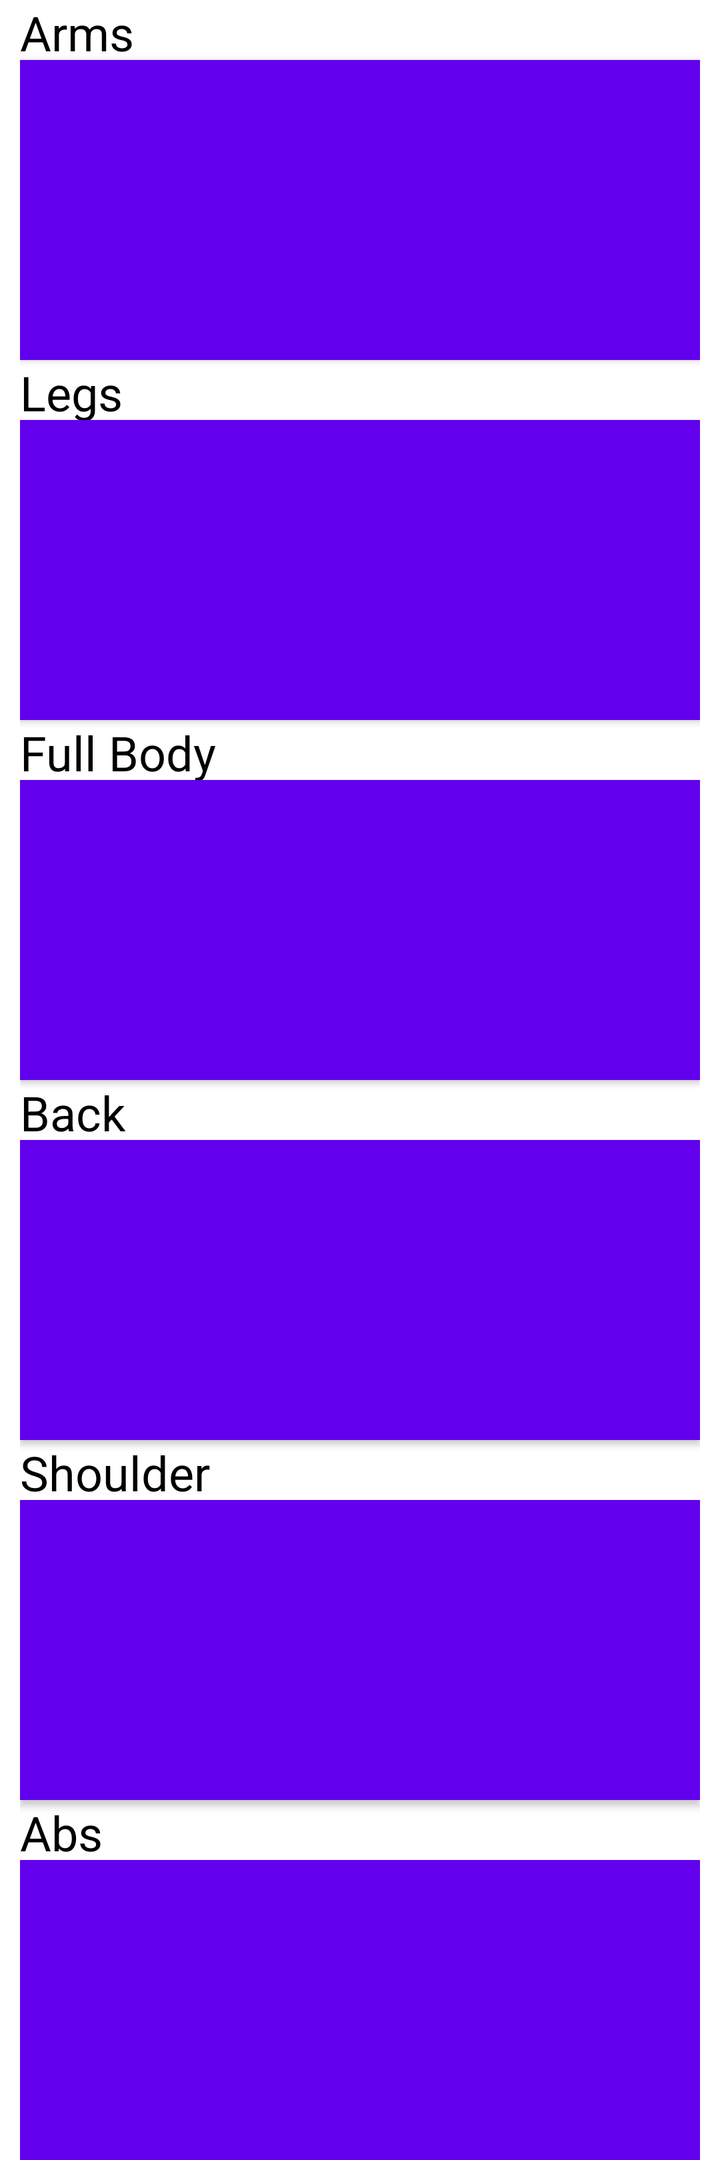
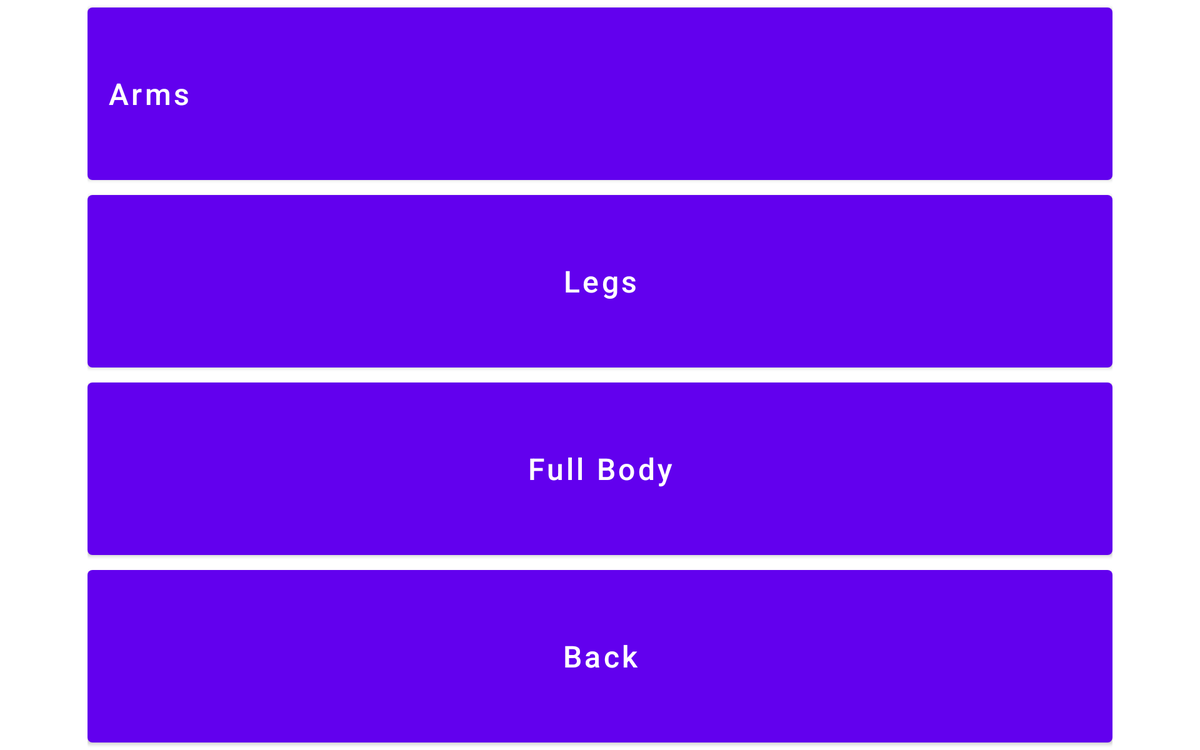

One screen, two layout resources from the same app: the default and the repository's alternative for another configuration. Each is rendered where Android would select it; the XML of both is given below.
<!-- AndroidManifest.xml: application theme AppTheme -->
<!-- res/layout/content_scrolling_workouts.xml -->
<?xml version="1.0" encoding="utf-8"?>
<androidx.core.widget.NestedScrollView
    xmlns:android="http://schemas.android.com/apk/res/android"
    xmlns:app="http://schemas.android.com/apk/res-auto"
    xmlns:tools="http://schemas.android.com/tools"
    android:layout_width="match_parent"
    android:layout_height="match_parent"
    app:layout_behavior="@string/appbar_scrolling_view_behavior"
    tools:context=".workouts"
    tools:showIn="@layout/activity_workouts">

        <LinearLayout
            android:layout_width="match_parent"
            android:layout_height="wrap_content"
            android:gravity="center"
            android:orientation="vertical"
            android:paddingStart="10dp"
            android:paddingEnd="10dp"
            android:layout_weight="1">

            <TextView
                android:layout_width="match_parent"
                android:layout_height="30dp"
                android:textSize="24sp"
                android:textAllCaps="false"
                android:text="@string/workouts_arms"
                android:textColor="@color/colorText"/>

            <Button
                android:id="@+id/workoutArmsButton"
                android:layout_width="match_parent"
                android:layout_height="150dp"
                android:contentDescription="@string/workouts_arms"
                android:selectAllOnFocus="false"
                android:background="@drawable/armbanner" />

            <TextView
                android:layout_width="match_parent"
                android:layout_height="30dp"
                android:textSize="24sp"
                android:textAllCaps="false"
                android:text="@string/workouts_legs"
                android:textColor="@color/colorText"/>

            <Button
                android:id="@+id/workoutLegsButton"
                android:layout_width="match_parent"
                android:layout_height="150dp"
                android:contentDescription="@string/workouts_legs"
                android:selectAllOnFocus="false"
                android:background="@drawable/legsbanner"/>

            <TextView
                android:layout_width="match_parent"
                android:layout_height="30dp"
                android:textSize="24sp"
                android:textAllCaps="false"
                android:text="@string/workouts_body"
                android:textColor="@color/colorText"/>

            <Button
                android:id="@+id/workoutBodyButton"
                android:layout_width="match_parent"
                android:layout_height="150dp"
                android:contentDescription="@string/workouts_body"
                android:selectAllOnFocus="false"
                android:background="@drawable/bodybanner" />

            <TextView
                android:layout_width="match_parent"
                android:layout_height="30dp"
                android:textSize="24sp"
                android:textAllCaps="false"
                android:text="@string/workouts_back"
                android:textColor="@color/colorText"/>

            <Button
                android:id="@+id/workoutBackButton"
                android:layout_width="match_parent"
                android:layout_height="150dp"
                android:contentDescription="@string/workouts_back"
                android:selectAllOnFocus="false"
                android:background="@drawable/backbanner" />

            <TextView
                android:layout_width="match_parent"
                android:layout_height="30dp"
                android:textSize="24sp"
                android:textAllCaps="false"
                android:text="@string/workouts_shoulder"
                android:textColor="@color/colorText"/>

            <Button
                android:id="@+id/workoutShoulderButton"
                android:layout_width="match_parent"
                android:layout_height="150dp"
                android:contentDescription="@string/workouts_shoulder"
                android:background="@drawable/shouldersbanner" />

            <TextView
                android:layout_width="match_parent"
                android:layout_height="30dp"
                android:textSize="24sp"
                android:textAllCaps="false"
                android:text="@string/workouts_abs"
                android:textColor="@color/colorText"/>

            <Button
                android:id="@+id/workoutAbsButton"
                android:layout_width="match_parent"
                android:layout_height="150dp"
                android:contentDescription="@string/workouts_abs"
                android:selectAllOnFocus="false"
                android:background="@drawable/absbanner"/>

        </LinearLayout>
</androidx.core.widget.NestedScrollView>
<!-- res/layout/activity_workouts.xml (included above) -->
<?xml version="1.0" encoding="utf-8"?>
<androidx.coordinatorlayout.widget.CoordinatorLayout xmlns:android="http://schemas.android.com/apk/res/android"
    xmlns:app="http://schemas.android.com/apk/res-auto"
    xmlns:tools="http://schemas.android.com/tools"
    android:layout_width="wrap_content"
    android:layout_height="wrap_content"
    android:fitsSystemWindows="true"
    tools:context=".workouts">

    <com.google.android.material.appbar.AppBarLayout
        android:id="@+id/app_bar"
        android:layout_width="match_parent"
        android:layout_height="@dimen/app_bar_height"
        android:fitsSystemWindows="true"
        android:theme="@style/AppTheme.AppBarOverlay">

        <com.google.android.material.appbar.CollapsingToolbarLayout
            android:id="@+id/toolbar_layout"
            style="@style/Widget.MaterialComponents.Toolbar.Primary"
            android:layout_width="match_parent"
            android:layout_height="match_parent"
            android:fitsSystemWindows="true"
            app:contentScrim="?attr/colorPrimary"
            app:layout_scrollFlags="scroll|exitUntilCollapsed"
            app:toolbarId="@+id/toolbar">

            <androidx.appcompat.widget.Toolbar
                android:id="@+id/toolbar"
                android:layout_width="match_parent"
                android:layout_height="?attr/actionBarSize"
                app:layout_collapseMode="pin"
                app:popupTheme="@style/AppTheme.PopupOverlay" />

        </com.google.android.material.appbar.CollapsingToolbarLayout>
    </com.google.android.material.appbar.AppBarLayout>

    <include layout="@layout/content_scrolling_workouts" />

</androidx.coordinatorlayout.widget.CoordinatorLayout>
<!-- resources referenced by this layout -->
<resources>
  <color name="colorText">#000000</color>
  <!-- drawable absbanner: png bitmap (drawable, 182613 bytes) -->
  <!-- drawable armbanner: jpg bitmap (drawable, 227462 bytes) -->
  <!-- drawable backbanner: png bitmap (drawable, 296042 bytes) -->
  <!-- drawable bodybanner: png bitmap (drawable, 370913 bytes) -->
  <!-- drawable legsbanner: png bitmap (drawable, 284881 bytes) -->
  <!-- drawable shouldersbanner: png bitmap (drawable, 360104 bytes) -->
  <string name="workouts_abs">Abs</string>
  <string name="workouts_arms">Arms</string>
  <string name="workouts_back">Back</string>
  <string name="workouts_body">Full Body</string>
  <string name="workouts_legs">Legs</string>
  <string name="workouts_shoulder">Shoulder</string>
  <style name="AppTheme.AppBarOverlay" parent="ThemeOverlay.AppCompat.Light" />
  <style name="AppTheme.PopupOverlay" parent="ThemeOverlay.AppCompat.Light" />
</resources>
<!-- res/layout-w936dp/content_scrolling_workouts.xml (the repository's variant of the layout above) -->
<!-- drawn on a 7-inch tablet turned sideways -->
<?xml version="1.0" encoding="utf-8"?>
<androidx.constraintlayout.widget.ConstraintLayout xmlns:android="http://schemas.android.com/apk/res/android"
    xmlns:app="http://schemas.android.com/apk/res-auto"
    xmlns:tools="http://schemas.android.com/tools"
    android:layout_width="match_parent"
    android:layout_height="match_parent"
    app:layout_behavior="@string/appbar_scrolling_view_behavior"
    tools:context=".workouts"
    tools:showIn="@layout/activity_workouts">

    <androidx.core.widget.NestedScrollView
        android:layout_width="840dp"
        android:layout_height="match_parent"
        app:layout_constraintEnd_toEndOf="parent"
        app:layout_constraintStart_toStartOf="parent"
        app:layout_constraintTop_toTopOf="parent">

        <LinearLayout
            android:layout_width="match_parent"
            android:layout_height="wrap_content"
            android:gravity="center"
            android:orientation="vertical"
            android:paddingStart="10dp"
            android:paddingEnd="10dp"
            android:layout_weight="1">
            <Button
                android:id="@+id/workoutArmsButton"
                android:layout_width="match_parent"
                android:layout_height="150dp"
                android:contentDescription="@string/workouts_arms"
                android:selectAllOnFocus="false"
                android:text="@string/workouts_arms"
                android:textAllCaps="false"
                android:textSize="24sp"
                android:gravity="center|start"/>

            <Button
                android:id="@+id/workoutLegsButton"
                android:layout_width="match_parent"
                android:layout_height="150dp"
                android:contentDescription="@string/workouts_legs"
                android:selectAllOnFocus="false"
                android:text="@string/workouts_legs"
                android:textAllCaps="false"
                android:textSize="24sp"
                app:layout_constraintBottom_toBottomOf="@+id/workoutArmsButton"/>

            <Button
                android:id="@+id/workoutBodyButton"
                android:layout_width="match_parent"
                android:layout_height="150dp"
                android:contentDescription="@string/workouts_body"
                android:selectAllOnFocus="false"
                android:text="@string/workouts_body"
                android:textAllCaps="false"
                android:textSize="24sp" />

            <Button
                android:id="@+id/workoutBackButton"
                android:layout_width="match_parent"
                android:layout_height="150dp"
                android:contentDescription="@string/workouts_back"
                android:selectAllOnFocus="false"
                android:text="@string/workouts_back"
                android:textAllCaps="false"
                android:textSize="24sp" />

            <Button
                android:id="@+id/workoutShoulderButton"
                android:layout_width="match_parent"
                android:layout_height="150dp"
                android:contentDescription="@string/workouts_shoulder"
                android:selectAllOnFocus="false"
                android:text="@string/workouts_shoulder"
                android:textAllCaps="false"
                android:textSize="24sp" />

            <Button
                android:id="@+id/workoutAbsButton"
                android:layout_width="match_parent"
                android:layout_height="150dp"
                android:contentDescription="@string/workouts_abs"
                android:selectAllOnFocus="false"
                android:text="@string/workouts_abs"
                android:textAllCaps="false"
                android:textSize="24sp" />

        </LinearLayout>
    </androidx.core.widget.NestedScrollView>
</androidx.constraintlayout.widget.ConstraintLayout>
<!-- res/layout/content_scrolling_workouts.xml (included above) -->
<?xml version="1.0" encoding="utf-8"?>
<androidx.core.widget.NestedScrollView
    xmlns:android="http://schemas.android.com/apk/res/android"
    xmlns:app="http://schemas.android.com/apk/res-auto"
    xmlns:tools="http://schemas.android.com/tools"
    android:layout_width="match_parent"
    android:layout_height="match_parent"
    app:layout_behavior="@string/appbar_scrolling_view_behavior"
    tools:context=".workouts"
    tools:showIn="@layout/activity_workouts">

        <LinearLayout
            android:layout_width="match_parent"
            android:layout_height="wrap_content"
            android:gravity="center"
            android:orientation="vertical"
            android:paddingStart="10dp"
            android:paddingEnd="10dp"
            android:layout_weight="1">

            <TextView
                android:layout_width="match_parent"
                android:layout_height="30dp"
                android:textSize="24sp"
                android:textAllCaps="false"
                android:text="@string/workouts_arms"
                android:textColor="@color/colorText"/>

            <Button
                android:id="@+id/workoutArmsButton"
                android:layout_width="match_parent"
                android:layout_height="150dp"
                android:contentDescription="@string/workouts_arms"
                android:selectAllOnFocus="false"
                android:background="@drawable/armbanner" />

            <TextView
                android:layout_width="match_parent"
                android:layout_height="30dp"
                android:textSize="24sp"
                android:textAllCaps="false"
                android:text="@string/workouts_legs"
                android:textColor="@color/colorText"/>

            <Button
                android:id="@+id/workoutLegsButton"
                android:layout_width="match_parent"
                android:layout_height="150dp"
                android:contentDescription="@string/workouts_legs"
                android:selectAllOnFocus="false"
                android:background="@drawable/legsbanner"/>

            <TextView
                android:layout_width="match_parent"
                android:layout_height="30dp"
                android:textSize="24sp"
                android:textAllCaps="false"
                android:text="@string/workouts_body"
                android:textColor="@color/colorText"/>

            <Button
                android:id="@+id/workoutBodyButton"
                android:layout_width="match_parent"
                android:layout_height="150dp"
                android:contentDescription="@string/workouts_body"
                android:selectAllOnFocus="false"
                android:background="@drawable/bodybanner" />

            <TextView
                android:layout_width="match_parent"
                android:layout_height="30dp"
                android:textSize="24sp"
                android:textAllCaps="false"
                android:text="@string/workouts_back"
                android:textColor="@color/colorText"/>

            <Button
                android:id="@+id/workoutBackButton"
                android:layout_width="match_parent"
                android:layout_height="150dp"
                android:contentDescription="@string/workouts_back"
                android:selectAllOnFocus="false"
                android:background="@drawable/backbanner" />

            <TextView
                android:layout_width="match_parent"
                android:layout_height="30dp"
                android:textSize="24sp"
                android:textAllCaps="false"
                android:text="@string/workouts_shoulder"
                android:textColor="@color/colorText"/>

            <Button
                android:id="@+id/workoutShoulderButton"
                android:layout_width="match_parent"
                android:layout_height="150dp"
                android:contentDescription="@string/workouts_shoulder"
                android:background="@drawable/shouldersbanner" />

            <TextView
                android:layout_width="match_parent"
                android:layout_height="30dp"
                android:textSize="24sp"
                android:textAllCaps="false"
                android:text="@string/workouts_abs"
                android:textColor="@color/colorText"/>

            <Button
                android:id="@+id/workoutAbsButton"
                android:layout_width="match_parent"
                android:layout_height="150dp"
                android:contentDescription="@string/workouts_abs"
                android:selectAllOnFocus="false"
                android:background="@drawable/absbanner"/>

        </LinearLayout>
</androidx.core.widget.NestedScrollView>
